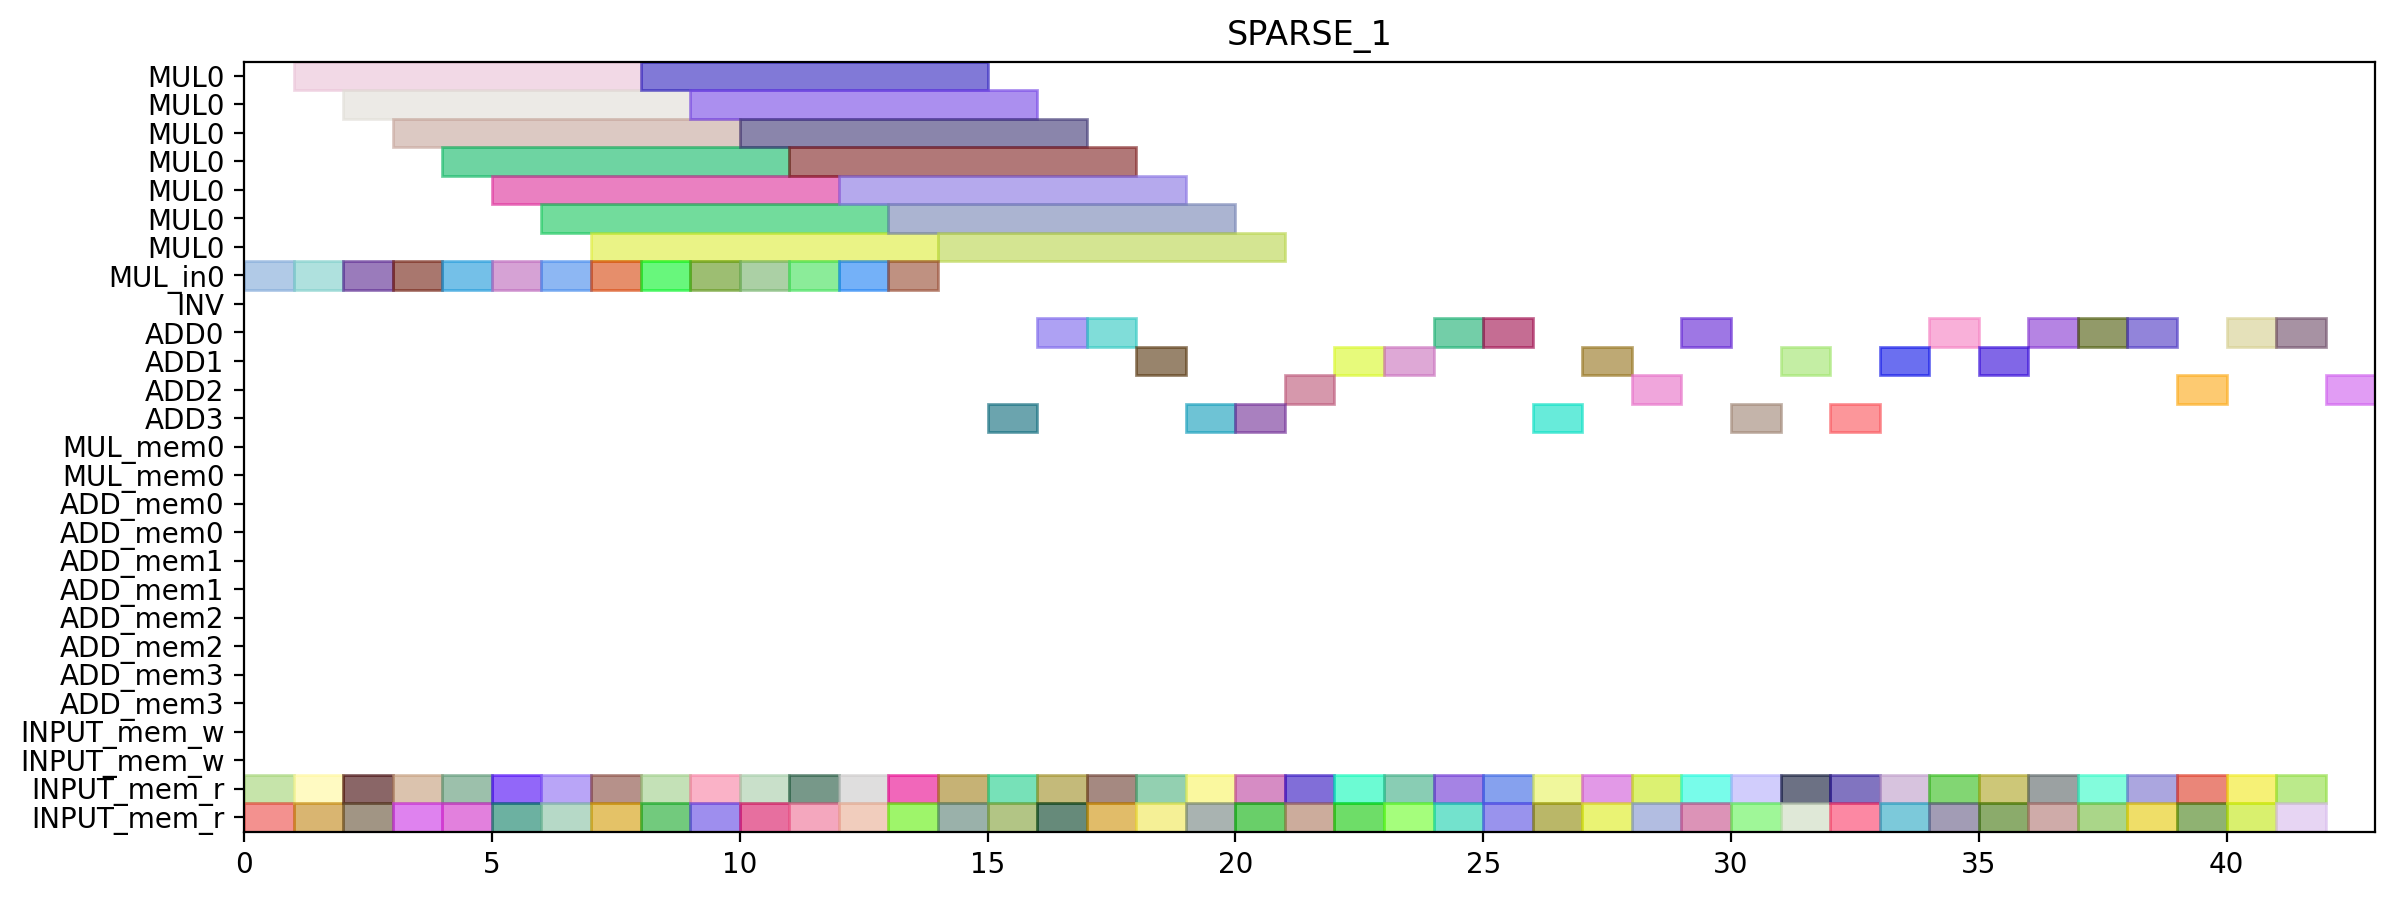

The Python source for this figure:
from pyschedule import Scenario, solvers, plotters, alt


def solve():
	horizon = 121
	S = Scenario("SPARSE_1", horizon=horizon)

	# resource
	MUL = S.Resources('MUL', num=1, size=7)
	MUL_in = S.Resources('MUL_in', num=1)
	INV = S.Resource('INV')
	ADD = S.Resources('ADD', num=4, periods=range(1, horizon))
	MUL_mem = S.Resources('MUL_mem', num=1, size=2)
	ADD_mem = S.Resources('ADD_mem', num=4, size=2)
	INPUT_mem_w = S.Resource('INPUT_mem_w', size=2)
	INPUT_mem_r = S.Resource('INPUT_mem_r', size=2)

	# result of previous scheduling
	t4_t2_t1_in = S.Task('t4_t2_t1_in', length=1, delay_cost=1)
	S += t4_t2_t1_in >= 0
	t4_t2_t1_in += MUL_in[0]

	t4_t2_t1_mem0 = S.Task('t4_t2_t1_mem0', length=1, delay_cost=1)
	S += t4_t2_t1_mem0 >= 0
	t4_t2_t1_mem0 += INPUT_mem_r

	t4_t2_t1_mem1 = S.Task('t4_t2_t1_mem1', length=1, delay_cost=1)
	S += t4_t2_t1_mem1 >= 0
	t4_t2_t1_mem1 += INPUT_mem_r

	t4_t1_t0_in = S.Task('t4_t1_t0_in', length=1, delay_cost=1)
	S += t4_t1_t0_in >= 1
	t4_t1_t0_in += MUL_in[0]

	t4_t1_t0_mem0 = S.Task('t4_t1_t0_mem0', length=1, delay_cost=1)
	S += t4_t1_t0_mem0 >= 1
	t4_t1_t0_mem0 += INPUT_mem_r

	t4_t1_t0_mem1 = S.Task('t4_t1_t0_mem1', length=1, delay_cost=1)
	S += t4_t1_t0_mem1 >= 1
	t4_t1_t0_mem1 += INPUT_mem_r

	t4_t2_t1 = S.Task('t4_t2_t1', length=7, delay_cost=1)
	S += t4_t2_t1 >= 1
	t4_t2_t1 += MUL[0]

	t4_t0_t1_in = S.Task('t4_t0_t1_in', length=1, delay_cost=1)
	S += t4_t0_t1_in >= 2
	t4_t0_t1_in += MUL_in[0]

	t4_t0_t1_mem0 = S.Task('t4_t0_t1_mem0', length=1, delay_cost=1)
	S += t4_t0_t1_mem0 >= 2
	t4_t0_t1_mem0 += INPUT_mem_r

	t4_t0_t1_mem1 = S.Task('t4_t0_t1_mem1', length=1, delay_cost=1)
	S += t4_t0_t1_mem1 >= 2
	t4_t0_t1_mem1 += INPUT_mem_r

	t4_t1_t0 = S.Task('t4_t1_t0', length=7, delay_cost=1)
	S += t4_t1_t0 >= 2
	t4_t1_t0 += MUL[0]

	t4_t0_t0_in = S.Task('t4_t0_t0_in', length=1, delay_cost=1)
	S += t4_t0_t0_in >= 3
	t4_t0_t0_in += MUL_in[0]

	t4_t0_t0_mem0 = S.Task('t4_t0_t0_mem0', length=1, delay_cost=1)
	S += t4_t0_t0_mem0 >= 3
	t4_t0_t0_mem0 += INPUT_mem_r

	t4_t0_t0_mem1 = S.Task('t4_t0_t0_mem1', length=1, delay_cost=1)
	S += t4_t0_t0_mem1 >= 3
	t4_t0_t0_mem1 += INPUT_mem_r

	t4_t0_t1 = S.Task('t4_t0_t1', length=7, delay_cost=1)
	S += t4_t0_t1 >= 3
	t4_t0_t1 += MUL[0]

	t4_t0_t0 = S.Task('t4_t0_t0', length=7, delay_cost=1)
	S += t4_t0_t0 >= 4
	t4_t0_t0 += MUL[0]

	t4_t8_t0_in = S.Task('t4_t8_t0_in', length=1, delay_cost=1)
	S += t4_t8_t0_in >= 4
	t4_t8_t0_in += MUL_in[0]

	t4_t8_t0_mem0 = S.Task('t4_t8_t0_mem0', length=1, delay_cost=1)
	S += t4_t8_t0_mem0 >= 4
	t4_t8_t0_mem0 += INPUT_mem_r

	t4_t8_t0_mem1 = S.Task('t4_t8_t0_mem1', length=1, delay_cost=1)
	S += t4_t8_t0_mem1 >= 4
	t4_t8_t0_mem1 += INPUT_mem_r

	t2_t1_in = S.Task('t2_t1_in', length=1, delay_cost=1)
	S += t2_t1_in >= 5
	t2_t1_in += MUL_in[0]

	t2_t1_mem0 = S.Task('t2_t1_mem0', length=1, delay_cost=1)
	S += t2_t1_mem0 >= 5
	t2_t1_mem0 += INPUT_mem_r

	t2_t1_mem1 = S.Task('t2_t1_mem1', length=1, delay_cost=1)
	S += t2_t1_mem1 >= 5
	t2_t1_mem1 += INPUT_mem_r

	t4_t8_t0 = S.Task('t4_t8_t0', length=7, delay_cost=1)
	S += t4_t8_t0 >= 5
	t4_t8_t0 += MUL[0]

	t2_t0_in = S.Task('t2_t0_in', length=1, delay_cost=1)
	S += t2_t0_in >= 6
	t2_t0_in += MUL_in[0]

	t2_t0_mem0 = S.Task('t2_t0_mem0', length=1, delay_cost=1)
	S += t2_t0_mem0 >= 6
	t2_t0_mem0 += INPUT_mem_r

	t2_t0_mem1 = S.Task('t2_t0_mem1', length=1, delay_cost=1)
	S += t2_t0_mem1 >= 6
	t2_t0_mem1 += INPUT_mem_r

	t2_t1 = S.Task('t2_t1', length=7, delay_cost=1)
	S += t2_t1 >= 6
	t2_t1 += MUL[0]

	t1_t0_in = S.Task('t1_t0_in', length=1, delay_cost=1)
	S += t1_t0_in >= 7
	t1_t0_in += MUL_in[0]

	t1_t0_mem0 = S.Task('t1_t0_mem0', length=1, delay_cost=1)
	S += t1_t0_mem0 >= 7
	t1_t0_mem0 += INPUT_mem_r

	t1_t0_mem1 = S.Task('t1_t0_mem1', length=1, delay_cost=1)
	S += t1_t0_mem1 >= 7
	t1_t0_mem1 += INPUT_mem_r

	t2_t0 = S.Task('t2_t0', length=7, delay_cost=1)
	S += t2_t0 >= 7
	t2_t0 += MUL[0]

	t0_t1_in = S.Task('t0_t1_in', length=1, delay_cost=1)
	S += t0_t1_in >= 8
	t0_t1_in += MUL_in[0]

	t0_t1_mem0 = S.Task('t0_t1_mem0', length=1, delay_cost=1)
	S += t0_t1_mem0 >= 8
	t0_t1_mem0 += INPUT_mem_r

	t0_t1_mem1 = S.Task('t0_t1_mem1', length=1, delay_cost=1)
	S += t0_t1_mem1 >= 8
	t0_t1_mem1 += INPUT_mem_r

	t1_t0 = S.Task('t1_t0', length=7, delay_cost=1)
	S += t1_t0 >= 8
	t1_t0 += MUL[0]

	t0_t1 = S.Task('t0_t1', length=7, delay_cost=1)
	S += t0_t1 >= 9
	t0_t1 += MUL[0]

	t4_t8_t1_in = S.Task('t4_t8_t1_in', length=1, delay_cost=1)
	S += t4_t8_t1_in >= 9
	t4_t8_t1_in += MUL_in[0]

	t4_t8_t1_mem0 = S.Task('t4_t8_t1_mem0', length=1, delay_cost=1)
	S += t4_t8_t1_mem0 >= 9
	t4_t8_t1_mem0 += INPUT_mem_r

	t4_t8_t1_mem1 = S.Task('t4_t8_t1_mem1', length=1, delay_cost=1)
	S += t4_t8_t1_mem1 >= 9
	t4_t8_t1_mem1 += INPUT_mem_r

	t4_t2_t0_in = S.Task('t4_t2_t0_in', length=1, delay_cost=1)
	S += t4_t2_t0_in >= 10
	t4_t2_t0_in += MUL_in[0]

	t4_t2_t0_mem0 = S.Task('t4_t2_t0_mem0', length=1, delay_cost=1)
	S += t4_t2_t0_mem0 >= 10
	t4_t2_t0_mem0 += INPUT_mem_r

	t4_t2_t0_mem1 = S.Task('t4_t2_t0_mem1', length=1, delay_cost=1)
	S += t4_t2_t0_mem1 >= 10
	t4_t2_t0_mem1 += INPUT_mem_r

	t4_t8_t1 = S.Task('t4_t8_t1', length=7, delay_cost=1)
	S += t4_t8_t1 >= 10
	t4_t8_t1 += MUL[0]

	t4_t1_t1_in = S.Task('t4_t1_t1_in', length=1, delay_cost=1)
	S += t4_t1_t1_in >= 11
	t4_t1_t1_in += MUL_in[0]

	t4_t1_t1_mem0 = S.Task('t4_t1_t1_mem0', length=1, delay_cost=1)
	S += t4_t1_t1_mem0 >= 11
	t4_t1_t1_mem0 += INPUT_mem_r

	t4_t1_t1_mem1 = S.Task('t4_t1_t1_mem1', length=1, delay_cost=1)
	S += t4_t1_t1_mem1 >= 11
	t4_t1_t1_mem1 += INPUT_mem_r

	t4_t2_t0 = S.Task('t4_t2_t0', length=7, delay_cost=1)
	S += t4_t2_t0 >= 11
	t4_t2_t0 += MUL[0]

	t1_t1_in = S.Task('t1_t1_in', length=1, delay_cost=1)
	S += t1_t1_in >= 12
	t1_t1_in += MUL_in[0]

	t1_t1_mem0 = S.Task('t1_t1_mem0', length=1, delay_cost=1)
	S += t1_t1_mem0 >= 12
	t1_t1_mem0 += INPUT_mem_r

	t1_t1_mem1 = S.Task('t1_t1_mem1', length=1, delay_cost=1)
	S += t1_t1_mem1 >= 12
	t1_t1_mem1 += INPUT_mem_r

	t4_t1_t1 = S.Task('t4_t1_t1', length=7, delay_cost=1)
	S += t4_t1_t1 >= 12
	t4_t1_t1 += MUL[0]

	t0_t0_in = S.Task('t0_t0_in', length=1, delay_cost=1)
	S += t0_t0_in >= 13
	t0_t0_in += MUL_in[0]

	t0_t0_mem0 = S.Task('t0_t0_mem0', length=1, delay_cost=1)
	S += t0_t0_mem0 >= 13
	t0_t0_mem0 += INPUT_mem_r

	t0_t0_mem1 = S.Task('t0_t0_mem1', length=1, delay_cost=1)
	S += t0_t0_mem1 >= 13
	t0_t0_mem1 += INPUT_mem_r

	t1_t1 = S.Task('t1_t1', length=7, delay_cost=1)
	S += t1_t1 >= 13
	t1_t1 += MUL[0]

	t0_t0 = S.Task('t0_t0', length=7, delay_cost=1)
	S += t0_t0 >= 14
	t0_t0 += MUL[0]

	t4_t51_mem0 = S.Task('t4_t51_mem0', length=1, delay_cost=1)
	S += t4_t51_mem0 >= 14
	t4_t51_mem0 += INPUT_mem_r

	t4_t51_mem1 = S.Task('t4_t51_mem1', length=1, delay_cost=1)
	S += t4_t51_mem1 >= 14
	t4_t51_mem1 += INPUT_mem_r

	t4_t1_t2_mem0 = S.Task('t4_t1_t2_mem0', length=1, delay_cost=1)
	S += t4_t1_t2_mem0 >= 15
	t4_t1_t2_mem0 += INPUT_mem_r

	t4_t1_t2_mem1 = S.Task('t4_t1_t2_mem1', length=1, delay_cost=1)
	S += t4_t1_t2_mem1 >= 15
	t4_t1_t2_mem1 += INPUT_mem_r

	t4_t51 = S.Task('t4_t51', length=1, delay_cost=1)
	S += t4_t51 >= 15
	t4_t51 += ADD[3]

	t2_t2_mem0 = S.Task('t2_t2_mem0', length=1, delay_cost=1)
	S += t2_t2_mem0 >= 16
	t2_t2_mem0 += INPUT_mem_r

	t2_t2_mem1 = S.Task('t2_t2_mem1', length=1, delay_cost=1)
	S += t2_t2_mem1 >= 16
	t2_t2_mem1 += INPUT_mem_r

	t4_t1_t2 = S.Task('t4_t1_t2', length=1, delay_cost=1)
	S += t4_t1_t2 >= 16
	t4_t1_t2 += ADD[0]

	t0_t2_mem0 = S.Task('t0_t2_mem0', length=1, delay_cost=1)
	S += t0_t2_mem0 >= 17
	t0_t2_mem0 += INPUT_mem_r

	t0_t2_mem1 = S.Task('t0_t2_mem1', length=1, delay_cost=1)
	S += t0_t2_mem1 >= 17
	t0_t2_mem1 += INPUT_mem_r

	t2_t2 = S.Task('t2_t2', length=1, delay_cost=1)
	S += t2_t2 >= 17
	t2_t2 += ADD[0]

	t0_t2 = S.Task('t0_t2', length=1, delay_cost=1)
	S += t0_t2 >= 18
	t0_t2 += ADD[1]

	t0_t3_mem0 = S.Task('t0_t3_mem0', length=1, delay_cost=1)
	S += t0_t3_mem0 >= 18
	t0_t3_mem0 += INPUT_mem_r

	t0_t3_mem1 = S.Task('t0_t3_mem1', length=1, delay_cost=1)
	S += t0_t3_mem1 >= 18
	t0_t3_mem1 += INPUT_mem_r

	t0_t3 = S.Task('t0_t3', length=1, delay_cost=1)
	S += t0_t3 >= 19
	t0_t3 += ADD[3]

	t4_t0_t2_mem0 = S.Task('t4_t0_t2_mem0', length=1, delay_cost=1)
	S += t4_t0_t2_mem0 >= 19
	t4_t0_t2_mem0 += INPUT_mem_r

	t4_t0_t2_mem1 = S.Task('t4_t0_t2_mem1', length=1, delay_cost=1)
	S += t4_t0_t2_mem1 >= 19
	t4_t0_t2_mem1 += INPUT_mem_r

	t4_t0_t2 = S.Task('t4_t0_t2', length=1, delay_cost=1)
	S += t4_t0_t2 >= 20
	t4_t0_t2 += ADD[3]

	t4_t0_t3_mem0 = S.Task('t4_t0_t3_mem0', length=1, delay_cost=1)
	S += t4_t0_t3_mem0 >= 20
	t4_t0_t3_mem0 += INPUT_mem_r

	t4_t0_t3_mem1 = S.Task('t4_t0_t3_mem1', length=1, delay_cost=1)
	S += t4_t0_t3_mem1 >= 20
	t4_t0_t3_mem1 += INPUT_mem_r

	t1_t2_mem0 = S.Task('t1_t2_mem0', length=1, delay_cost=1)
	S += t1_t2_mem0 >= 21
	t1_t2_mem0 += INPUT_mem_r

	t1_t2_mem1 = S.Task('t1_t2_mem1', length=1, delay_cost=1)
	S += t1_t2_mem1 >= 21
	t1_t2_mem1 += INPUT_mem_r

	t4_t0_t3 = S.Task('t4_t0_t3', length=1, delay_cost=1)
	S += t4_t0_t3 >= 21
	t4_t0_t3 += ADD[2]

	t1_t2 = S.Task('t1_t2', length=1, delay_cost=1)
	S += t1_t2 >= 22
	t1_t2 += ADD[1]

	t2_t3_mem0 = S.Task('t2_t3_mem0', length=1, delay_cost=1)
	S += t2_t3_mem0 >= 22
	t2_t3_mem0 += INPUT_mem_r

	t2_t3_mem1 = S.Task('t2_t3_mem1', length=1, delay_cost=1)
	S += t2_t3_mem1 >= 22
	t2_t3_mem1 += INPUT_mem_r

	t2_t3 = S.Task('t2_t3', length=1, delay_cost=1)
	S += t2_t3 >= 23
	t2_t3 += ADD[1]

	t4_t1_t3_mem0 = S.Task('t4_t1_t3_mem0', length=1, delay_cost=1)
	S += t4_t1_t3_mem0 >= 23
	t4_t1_t3_mem0 += INPUT_mem_r

	t4_t1_t3_mem1 = S.Task('t4_t1_t3_mem1', length=1, delay_cost=1)
	S += t4_t1_t3_mem1 >= 23
	t4_t1_t3_mem1 += INPUT_mem_r

	t4_t1_t3 = S.Task('t4_t1_t3', length=1, delay_cost=1)
	S += t4_t1_t3 >= 24
	t4_t1_t3 += ADD[0]

	t4_t50_mem0 = S.Task('t4_t50_mem0', length=1, delay_cost=1)
	S += t4_t50_mem0 >= 24
	t4_t50_mem0 += INPUT_mem_r

	t4_t50_mem1 = S.Task('t4_t50_mem1', length=1, delay_cost=1)
	S += t4_t50_mem1 >= 24
	t4_t50_mem1 += INPUT_mem_r

	t4_t41_mem0 = S.Task('t4_t41_mem0', length=1, delay_cost=1)
	S += t4_t41_mem0 >= 25
	t4_t41_mem0 += INPUT_mem_r

	t4_t41_mem1 = S.Task('t4_t41_mem1', length=1, delay_cost=1)
	S += t4_t41_mem1 >= 25
	t4_t41_mem1 += INPUT_mem_r

	t4_t50 = S.Task('t4_t50', length=1, delay_cost=1)
	S += t4_t50 >= 25
	t4_t50 += ADD[0]

	t1_t3_mem0 = S.Task('t1_t3_mem0', length=1, delay_cost=1)
	S += t1_t3_mem0 >= 26
	t1_t3_mem0 += INPUT_mem_r

	t1_t3_mem1 = S.Task('t1_t3_mem1', length=1, delay_cost=1)
	S += t1_t3_mem1 >= 26
	t1_t3_mem1 += INPUT_mem_r

	t4_t41 = S.Task('t4_t41', length=1, delay_cost=1)
	S += t4_t41 >= 26
	t4_t41 += ADD[3]

	t1_t3 = S.Task('t1_t3', length=1, delay_cost=1)
	S += t1_t3 >= 27
	t1_t3 += ADD[1]

	t4_t40_mem0 = S.Task('t4_t40_mem0', length=1, delay_cost=1)
	S += t4_t40_mem0 >= 27
	t4_t40_mem0 += INPUT_mem_r

	t4_t40_mem1 = S.Task('t4_t40_mem1', length=1, delay_cost=1)
	S += t4_t40_mem1 >= 27
	t4_t40_mem1 += INPUT_mem_r

	t4_t2_t3_mem0 = S.Task('t4_t2_t3_mem0', length=1, delay_cost=1)
	S += t4_t2_t3_mem0 >= 28
	t4_t2_t3_mem0 += INPUT_mem_r

	t4_t2_t3_mem1 = S.Task('t4_t2_t3_mem1', length=1, delay_cost=1)
	S += t4_t2_t3_mem1 >= 28
	t4_t2_t3_mem1 += INPUT_mem_r

	t4_t40 = S.Task('t4_t40', length=1, delay_cost=1)
	S += t4_t40 >= 28
	t4_t40 += ADD[2]

	t4_t2_t2_mem0 = S.Task('t4_t2_t2_mem0', length=1, delay_cost=1)
	S += t4_t2_t2_mem0 >= 29
	t4_t2_t2_mem0 += INPUT_mem_r

	t4_t2_t2_mem1 = S.Task('t4_t2_t2_mem1', length=1, delay_cost=1)
	S += t4_t2_t2_mem1 >= 29
	t4_t2_t2_mem1 += INPUT_mem_r

	t4_t2_t3 = S.Task('t4_t2_t3', length=1, delay_cost=1)
	S += t4_t2_t3 >= 29
	t4_t2_t3 += ADD[0]

	t4_t2_t2 = S.Task('t4_t2_t2', length=1, delay_cost=1)
	S += t4_t2_t2 >= 30
	t4_t2_t2 += ADD[3]


	# new tasks
	t4_t8_t2 = S.Task('t4_t8_t2', length=1, delay_cost=1)
	t4_t8_t2 += alt(ADD)

	t4_t8_t2_mem0 = S.Task('t4_t8_t2_mem0', length=1, delay_cost=1)
	t4_t8_t2_mem0 += INPUT_mem_r
	S += t4_t8_t2_mem0 <= t4_t8_t2

	t4_t8_t2_mem1 = S.Task('t4_t8_t2_mem1', length=1, delay_cost=1)
	t4_t8_t2_mem1 += INPUT_mem_r
	S += t4_t8_t2_mem1 <= t4_t8_t2

	t4_t8_t3 = S.Task('t4_t8_t3', length=1, delay_cost=1)
	t4_t8_t3 += alt(ADD)

	t4_t8_t3_mem0 = S.Task('t4_t8_t3_mem0', length=1, delay_cost=1)
	t4_t8_t3_mem0 += INPUT_mem_r
	S += t4_t8_t3_mem0 <= t4_t8_t3

	t4_t8_t3_mem1 = S.Task('t4_t8_t3_mem1', length=1, delay_cost=1)
	t4_t8_t3_mem1 += INPUT_mem_r
	S += t4_t8_t3_mem1 <= t4_t8_t3

	t70 = S.Task('t70', length=1, delay_cost=1)
	t70 += alt(ADD)

	t70_mem0 = S.Task('t70_mem0', length=1, delay_cost=1)
	t70_mem0 += INPUT_mem_r
	S += t70_mem0 <= t70

	t70_mem1 = S.Task('t70_mem1', length=1, delay_cost=1)
	t70_mem1 += INPUT_mem_r
	S += t70_mem1 <= t70

	t71 = S.Task('t71', length=1, delay_cost=1)
	t71 += alt(ADD)

	t71_mem0 = S.Task('t71_mem0', length=1, delay_cost=1)
	t71_mem0 += INPUT_mem_r
	S += t71_mem0 <= t71

	t71_mem1 = S.Task('t71_mem1', length=1, delay_cost=1)
	t71_mem1 += INPUT_mem_r
	S += t71_mem1 <= t71

	t80 = S.Task('t80', length=1, delay_cost=1)
	t80 += alt(ADD)

	t80_mem0 = S.Task('t80_mem0', length=1, delay_cost=1)
	t80_mem0 += INPUT_mem_r
	S += t80_mem0 <= t80

	t80_mem1 = S.Task('t80_mem1', length=1, delay_cost=1)
	t80_mem1 += INPUT_mem_r
	S += t80_mem1 <= t80

	t81 = S.Task('t81', length=1, delay_cost=1)
	t81 += alt(ADD)

	t81_mem0 = S.Task('t81_mem0', length=1, delay_cost=1)
	t81_mem0 += INPUT_mem_r
	S += t81_mem0 <= t81

	t81_mem1 = S.Task('t81_mem1', length=1, delay_cost=1)
	t81_mem1 += INPUT_mem_r
	S += t81_mem1 <= t81

	t90 = S.Task('t90', length=1, delay_cost=1)
	t90 += alt(ADD)

	t90_mem0 = S.Task('t90_mem0', length=1, delay_cost=1)
	t90_mem0 += INPUT_mem_r
	S += t90_mem0 <= t90

	t90_mem1 = S.Task('t90_mem1', length=1, delay_cost=1)
	t90_mem1 += INPUT_mem_r
	S += t90_mem1 <= t90

	t91 = S.Task('t91', length=1, delay_cost=1)
	t91 += alt(ADD)

	t91_mem0 = S.Task('t91_mem0', length=1, delay_cost=1)
	t91_mem0 += INPUT_mem_r
	S += t91_mem0 <= t91

	t91_mem1 = S.Task('t91_mem1', length=1, delay_cost=1)
	t91_mem1 += INPUT_mem_r
	S += t91_mem1 <= t91

	t100 = S.Task('t100', length=1, delay_cost=1)
	t100 += alt(ADD)

	t100_mem0 = S.Task('t100_mem0', length=1, delay_cost=1)
	t100_mem0 += INPUT_mem_r
	S += t100_mem0 <= t100

	t100_mem1 = S.Task('t100_mem1', length=1, delay_cost=1)
	t100_mem1 += INPUT_mem_r
	S += t100_mem1 <= t100

	t101 = S.Task('t101', length=1, delay_cost=1)
	t101 += alt(ADD)

	t101_mem0 = S.Task('t101_mem0', length=1, delay_cost=1)
	t101_mem0 += INPUT_mem_r
	S += t101_mem0 <= t101

	t101_mem1 = S.Task('t101_mem1', length=1, delay_cost=1)
	t101_mem1 += INPUT_mem_r
	S += t101_mem1 <= t101

	t5_t0_t2 = S.Task('t5_t0_t2', length=1, delay_cost=1)
	t5_t0_t2 += alt(ADD)

	t5_t0_t2_mem0 = S.Task('t5_t0_t2_mem0', length=1, delay_cost=1)
	t5_t0_t2_mem0 += INPUT_mem_r
	S += t5_t0_t2_mem0 <= t5_t0_t2

	t5_t0_t2_mem1 = S.Task('t5_t0_t2_mem1', length=1, delay_cost=1)
	t5_t0_t2_mem1 += INPUT_mem_r
	S += t5_t0_t2_mem1 <= t5_t0_t2

	t5_t8_t2 = S.Task('t5_t8_t2', length=1, delay_cost=1)
	t5_t8_t2 += alt(ADD)

	t5_t8_t2_mem0 = S.Task('t5_t8_t2_mem0', length=1, delay_cost=1)
	t5_t8_t2_mem0 += INPUT_mem_r
	S += t5_t8_t2_mem0 <= t5_t8_t2

	t5_t8_t2_mem1 = S.Task('t5_t8_t2_mem1', length=1, delay_cost=1)
	t5_t8_t2_mem1 += INPUT_mem_r
	S += t5_t8_t2_mem1 <= t5_t8_t2

	solvers.mip.solve(S,msg=1,kind='CPLEX',ratio_gap=1.01)

	solution = [['hoge']*len(S.solution()[1]) for i in range(len(S.solution()))]
	for i in range(len(S.solution())):
		for j in range(len(S.solution()[i])):
			solution[i][j]=str(S.solution()[i][j])
	print(solution)

	cycles = int(solution[-1][3])

	pic_file_name = "/home/mfukuda/pairing_automation_design/bls12-1150/scheduling/SPARSE_mul1_add4/SPARSE_1.png"
	if(S.solution() != []):
		plotters.matplotlib.plot(S,img_filename=pic_file_name, vertical_text=True, fig_size=(cycles*0.25+3, 5), show_task_labels=False)

	return solution
